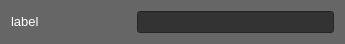
<?xml version="1.0" encoding="UTF-8"?>
<ui version="4.0">
 <class>GNG3DIParameterWidget</class>
 <widget class="QWidget" name="GNG3DIParameterWidget">
  <property name="geometry">
   <rect>
    <x>0</x>
    <y>0</y>
    <width>345</width>
    <height>41</height>
   </rect>
  </property>
  <property name="sizePolicy">
   <sizepolicy hsizetype="Preferred" vsizetype="Fixed">
    <horstretch>0</horstretch>
    <verstretch>0</verstretch>
   </sizepolicy>
  </property>
  <property name="windowTitle">
   <string>Form</string>
  </property>
  <property name="styleSheet">
   <string notr="true">background-color: #666666;
color: #ffffff;</string>
  </property>
  <layout class="QGridLayout" name="gridLayout">
   <item row="0" column="0">
    <widget class="QLabel" name="label">
     <property name="sizePolicy">
      <sizepolicy hsizetype="Preferred" vsizetype="Fixed">
       <horstretch>0</horstretch>
       <verstretch>0</verstretch>
      </sizepolicy>
     </property>
     <property name="minimumSize">
      <size>
       <width>120</width>
       <height>0</height>
      </size>
     </property>
     <property name="font">
      <font>
       <pointsize>10</pointsize>
       <underline>false</underline>
      </font>
     </property>
     <property name="styleSheet">
      <string notr="true">background-color: #666666;
border: 0px solid #666666;</string>
     </property>
     <property name="lineWidth">
      <number>0</number>
     </property>
     <property name="text">
      <string notr="true">label</string>
     </property>
     <property name="alignment">
      <set>Qt::AlignLeading|Qt::AlignLeft|Qt::AlignVCenter</set>
     </property>
     <property name="wordWrap">
      <bool>true</bool>
     </property>
    </widget>
   </item>
   <item row="0" column="1">
    <widget class="QLineEdit" name="line">
     <property name="styleSheet">
      <string notr="true">background-color: #333333;
color: #ffffff;</string>
     </property>
     <property name="alignment">
      <set>Qt::AlignCenter</set>
     </property>
    </widget>
   </item>
  </layout>
 </widget>
 <resources/>
 <connections/>
</ui>
